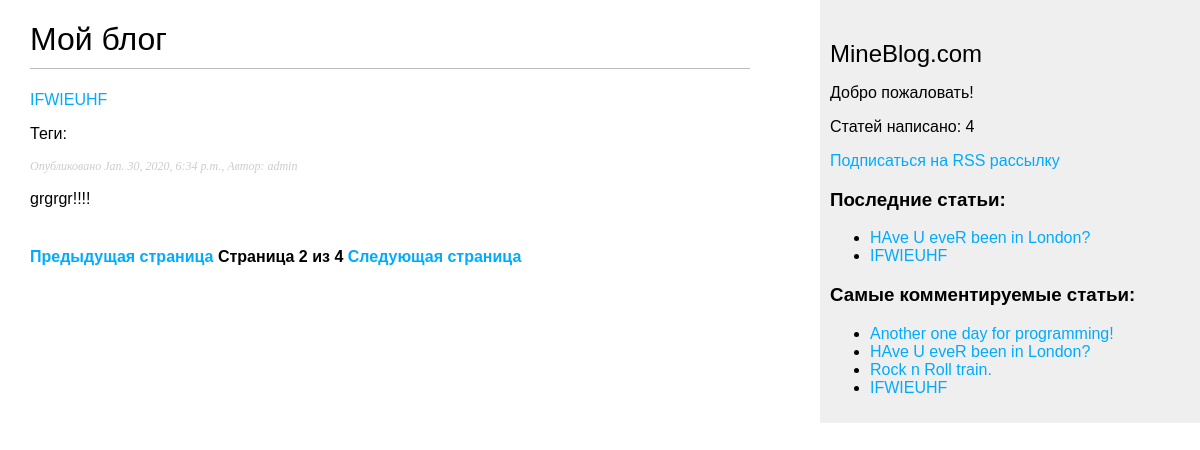
Screenshot of /blog/?page=2 with the database file from the repository.
### blog/models.py (models this page shows, shortened)
class Post(models.Model):
    STATUS_CHOICES = (
        ('draft', 'Draft'),
        ('published', 'Published'),
    )
    title = models.CharField(max_length=200)
    slug = models.SlugField(max_length=200, unique_for_date='publish')
    author = models.ForeignKey(User, on_delete=models.CASCADE, related_name='blog_posts')
    body = models.TextField(max_length=pow(10, 5))
    publish = models.DateTimeField(default=timezone.now)
    created = models.DateTimeField(auto_now_add=True)
    updated = models.DateTimeField(auto_now=True)
    status = models.CharField(max_length=10, choices=STATUS_CHOICES, default='draft')
    tags = TaggableManager()
    class Meta:
        ordering = ('-publish',)
    objects = models.Manager()
    published = PublishedManager()
    def get_absolute_url(self):
        return reverse('blog:post_detail', args=[
            self.publish.year, self.publish.month,
            self.publish.day, self.slug,
        ])

### blog/views.py (the view)
# urls.py: path('', views.post_list, name='post_list'),
def post_list(request, tag_slug=None):
    object_list = Post.published.all()
    tag = None
    if tag_slug:
        tag = get_object_or_404(Tag, slug=tag_slug)
        object_list = object_list.filter(tags__in=[tag])
    paginator = Paginator(object_list, 1)  # means 1 articles for each page
    page = request.GET.get('page')
    try:
        posts = paginator.page(page)
    except PageNotAnInteger:
        posts = paginator.page(1)
    except EmptyPage:
        posts = paginator.page(paginator.num_pages)
    return render(request, 'blog/post/list.html', {'page': page,
                                                   'posts': posts,
                                                   'tag': tag})

### blog/models.py (called while the page is built)
    def get_queryset(self):
        return super().get_queryset().filter(status='published')

### blog/templatetags/blog_tags.py (called while the page is built)
@register.simple_tag  # @register.simple_tag(name='name_of_tag')
def total_posts():
    return Post.published.count()

@register.inclusion_tag('blog/post/latest_posts.html')
def show_latest_posts(count=5):
    latest_posts = Post.published.order_by('-publish')[:count]
    return {'latest_posts': latest_posts}

@register.simple_tag
def get_most_commented_posts(count=5):
    return Post.published.annotate(
        total_comments=Count('comments')
    ).order_by('-total_comments')[:count]

@register.filter(name='markdown')
def markdown_format(text):
    return mark_safe(markdown.markdown(text))

### blog/templates/blog/post/list.html (shortened to what this page needs)
{% extends "blog/base.html" %}
{% load blog_tags %}
{% block content %}
    <h1>
        Мой блог
    </h1>
    {% for post in posts %}
        <a href="{{ post.get_absolute_url }}">{{ post.title }}</a>
        <p class="tags">Теги:
        </p>
        <p class="date">Опубликовано {{ post.publish }},
            Автор: {{ post.author }}</p>
        {{ post.body|markdown|truncatewords_html:30 }}
    {% endfor %}
    {% include "pagination.html" with page=posts %}
{% endblock %}

### blog/templates/blog/base.html (shortened to what this page needs)
{% load blog_tags %}
{% load static %}
<!DOCTYPE html>
<html lang="en">
<head>
    <link href="{% static "css/blog.css" %}" rel="stylesheet">
</head>
<body>
<div id="content">
    {% block content %}{% endblock %}
</div>
<div id="sidebar">
    <h2>
        MineBlog.com
    </h2>
    <p>
        Добро пожаловать!
    </p>
    <p>
        Статей написано: {% total_posts %}
    </p>
    <p>
        <a href="{% url "blog:post_feed" %}">Подписаться на RSS рассылку</a>
    </p>
    <h3>
        Последние статьи:
    </h3>
    {% show_latest_posts 2 %}
    <h3>
        Самые комментируемые статьи:
    </h3>
    {% get_most_commented_posts as most_commented_posts %}
    <ul>
        {% for post in most_commented_posts %}
            <li>
                <a href="{{ post.get_absolute_url }}">{{ post.title }}</a>
            </li>
        {% endfor %}
    </ul>
</div>
</body>
</html>

### blog/templates/blog/post/latest_posts.html
<ul>
    {% for post in latest_posts %}
        <li>
            <a href="{{ post.get_absolute_url }}">{{ post.title }}</a>
        </li>
    {% endfor %}
</ul>

### blog/static/css/blog.css (style rules this page uses)
body { margin: 0; padding: 0; font-family: helvetica, sans-serif; }
a { color: #00abff; text-decoration: none; }
h1 { font-weight: normal; border-bottom: 1px solid #bbb; padding: 0 0 10px 0; }
h2 { font-weight: normal; margin: 30px 0 0; }
#content { float: left; width: 60%; padding: 0 0 0 30px; }
#sidebar { float: right; width: 30%; padding: 10px; background: #efefef; height: 100%; }
p.date { color: #ccc; font-family: georgia, serif; font-size: 12px; font-style: italic; }

### rows the page displays
Post: title "IFWIEUHF", publish "Jan. 30, 2020, 6:34 p.m.", author "admin", body "grgrgr!!!!"
Post: title "HAve U eveR been in London?"
Post: title "Another one day for programming!"
Post: title "Rock n Roll train."

### other values shown
{{ page.number }} "2"
{{ page.paginator.num_pages }} "4"
